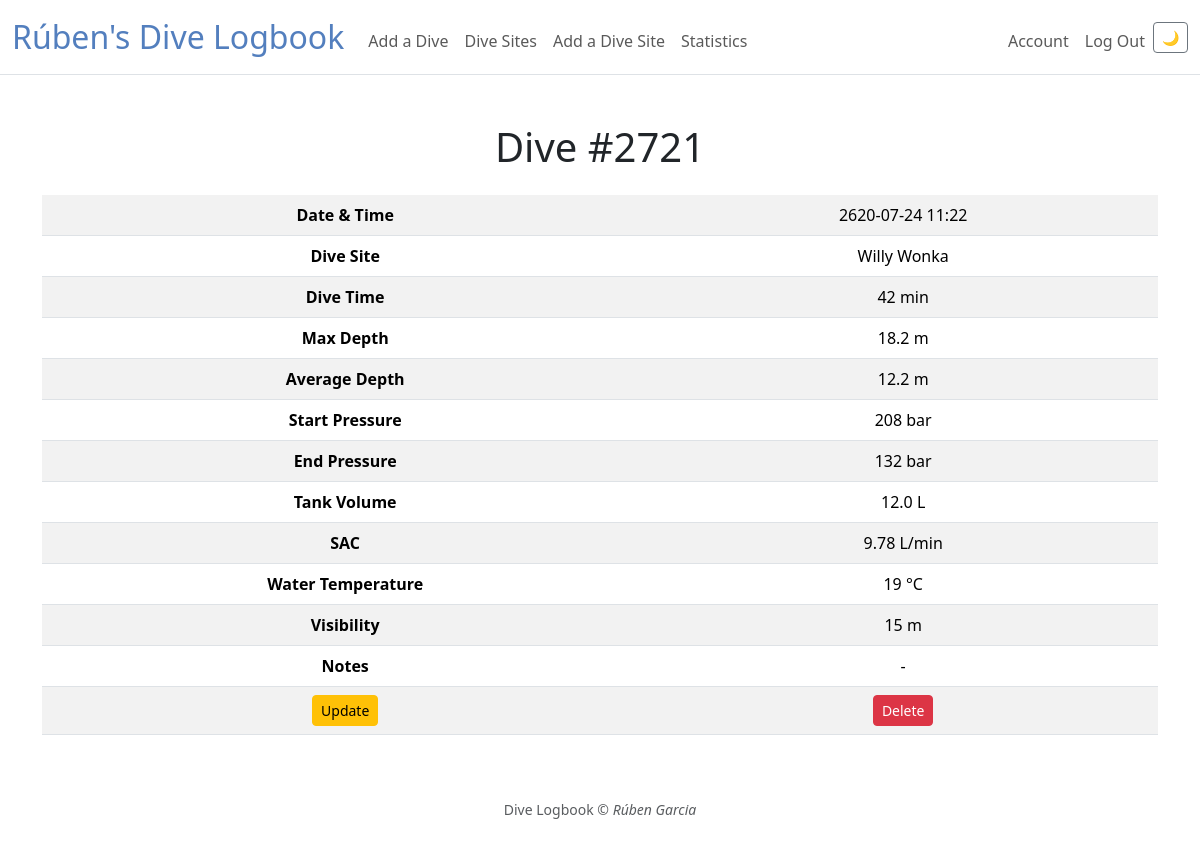
The app's page /dive?number=2721 (signed in) with its own data.
### tables this page shows
CREATE TABLE "logs" (
    "id" INTEGER,
    "user_id" INTEGER NOT NULL,
    "number" INTEGER NOT NULL,
    "datetime" TEXT NOT NULL DEFAULT CURRENT_TIMESTAMP,
    "divesite_id" INTEGER NOT NULL,
    "dive_time" INTEGER NOT NULL CHECK("dive_time" BETWEEN 1 AND 180),
    "max_depth" REAL NOT NULL CHECK("max_depth" > 0 AND "max_depth" < 200),
    "av_depth" REAL CHECK("av_depth" IS NULL OR ("av_depth" > 0 AND "av_depth" < "max_depth")),
    "start_pressure" INTEGER CHECK("start_pressure" > 0 AND "start_pressure" <= 232),
    "end_pressure" INTEGER CHECK("start_pressure" IS NULL OR "end_pressure" IS NULL OR "start_pressure" >= "end_pressure" AND "end_pressure" > 0),
    "volume" REAL DEFAULT 12 CHECK("volume" BETWEEN 1 AND 15),
    "sac" REAL,
    "water_temp" INTEGER CHECK("water_temp" BETWEEN -2 AND 40),
    "visibility" INTEGER CHECK("visibility" >= 0),
    "notes" TEXT,
    PRIMARY KEY("id"),
    FOREIGN KEY("divesite_id") REFERENCES "divesites"("id"),
    FOREIGN KEY("user_id") REFERENCES "users"("id") ON DELETE CASCADE,
    UNIQUE("user_id", "number")
);

CREATE TABLE "divesites" (
    "id" INTEGER,
    "divesite" TEXT NOT NULL UNIQUE,
    PRIMARY KEY("id")
);

### app.py (the view)
@app.route("/dive")
@login_required
def dive():
    dive_number = request.args.get("number")
    if not dive_number:
        flash("Invalid Dive")
        return redirect("/")
    dive = db.execute(
        "SELECT * FROM logbook WHERE number = ? AND user_id = ?",
        dive_number,
        session["user_id"],
    )
    if not dive:
        flash("Dive Not Found")
        return redirect("/")
    return render_template("dive.html", dive=dive[0])

### app.py (called while the page is built)
@app.after_request
def after_request(response):
    response.headers["Cache-Control"] = "no-cache, no-store, must-revalidate"
    response.headers["Expires"] = 0
    response.headers["Pragma"] = "no-cache"
    return response

### helpers.py (called while the page is built)
def login_required(f):
    @wraps(f)
    def decorated_function(*args, **kwargs):
        if session.get("user_id") is None:
            return redirect("/login")
        return f(*args, **kwargs)
    return decorated_function

### templates/dive.html (shortened to what this page needs)
{% extends "layout.html" %}
{% block main %}
<div class="container">
    <h1 class="mb-4">Dive #{{ dive.number }}</h1>
    <table class="table table-striped">
        <tr>
            <th>Date & Time</th>
            <td>{{ dive.datetime }}</td>
        </tr>
        <tr>
            <th>Dive Site</th>
            <td>{{ dive.divesite }}</td>
        </tr>
        <tr>
            <th>Dive Time</th>
            <td>{{ dive.dive_time }} min</td>
        </tr>
        <tr>
            <th>Max Depth</th>
            <td>{{ dive.max_depth }} m</td>
        </tr>
        <tr>
            <th>Average Depth</th>
            <td>{{ dive.av_depth or "-" }} m</td>
        </tr>
        <tr>
            <th>Start Pressure</th>
            <td>{{ dive.start_pressure or "-" }} bar</td>
        </tr>
        <tr>
            <th>End Pressure</th>
            <td>{{ dive.end_pressure or "-" }} bar</td>
        </tr>
        <tr>
            <th>Tank Volume</th>
            <td>{{ dive.volume or "-" }} L</td>
        </tr>
        <tr>
            <th>SAC</th>
            <td>{{ dive.sac or "-" }} L/min</td>
        </tr>
        <tr>
            <th>Water Temperature</th>
            <td>{{ dive.water_temp or "-" }} °C</td>
        </tr>
        <tr>
            <th>Visibility</th>
            <td>{{ dive.visibility or "-" }} m</td>
        </tr>
        <tr>
            <th>Notes</th>
            <td>{{ dive.notes or "-" }}</td>
        </tr>
        <td>
            <form action="/update_dive" method="GET">
                <button type="submit" class="btn btn-warning btn-sm">
                    Update
                </button>
            </form>
        </td>
        <td>
            <form action="/delete_dive" method="POST">
                <button
                    type="submit"
                    class="btn btn-danger btn-sm"
                    onclick="return confirm('Delete dive #{{ dive.number }}?');"
                >
                    Delete
                </button>
            </form>
        </td>
    </table>
</div>
{% endblock %}

### records on screen
logs: number "2721", datetime "2620-07-24 11:22", dive_time "42", max_depth "18.2", av_depth "12.2", start_pressure "208", end_pressure "132", volume "12.0", sac "9.78", water_temp "19", visibility "15"
divesites: divesite "Willy Wonka"

### other values on screen
{{ session["name"] }} "Rúben"
{{ dive.notes or "-" }} "-"
